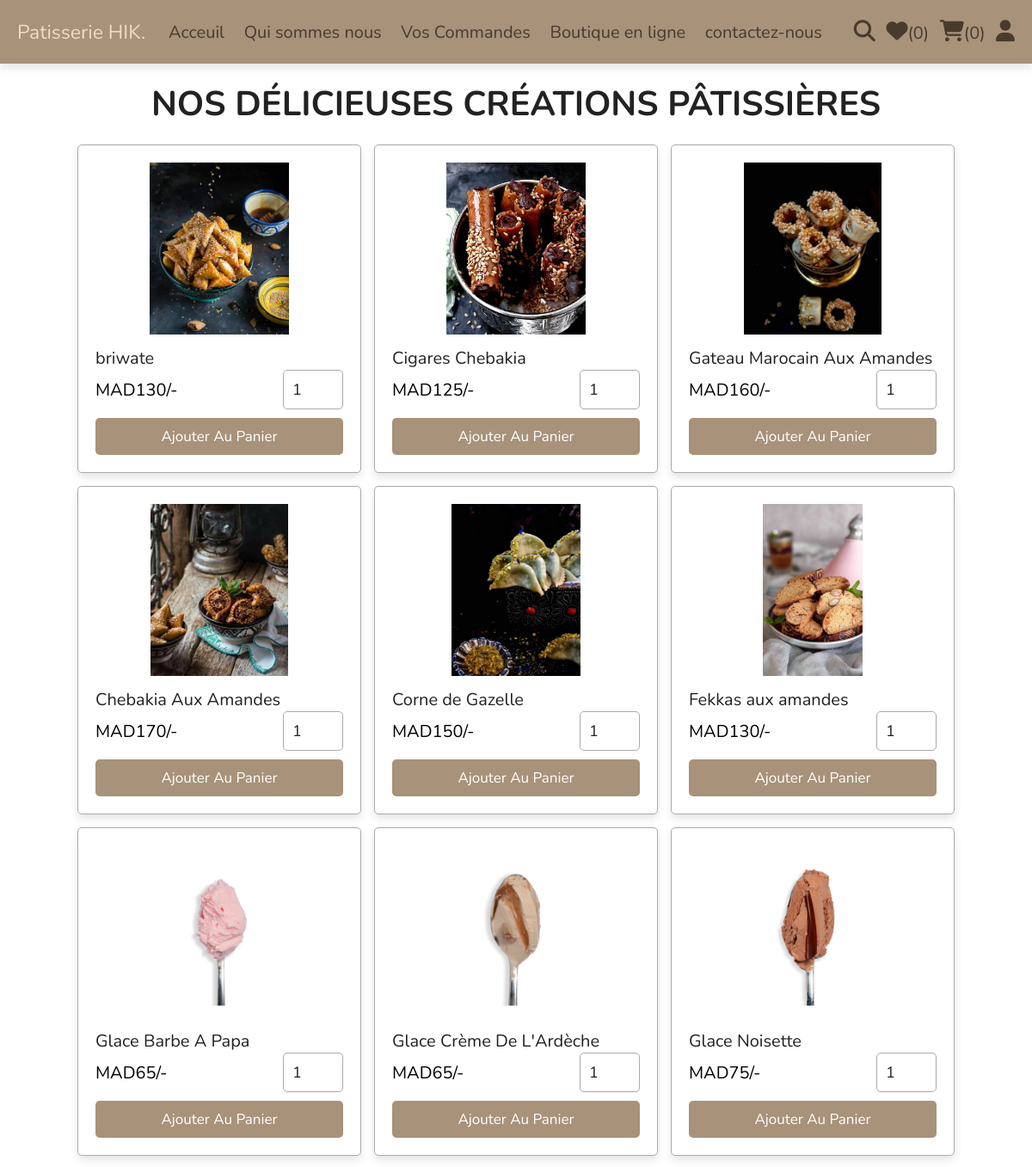
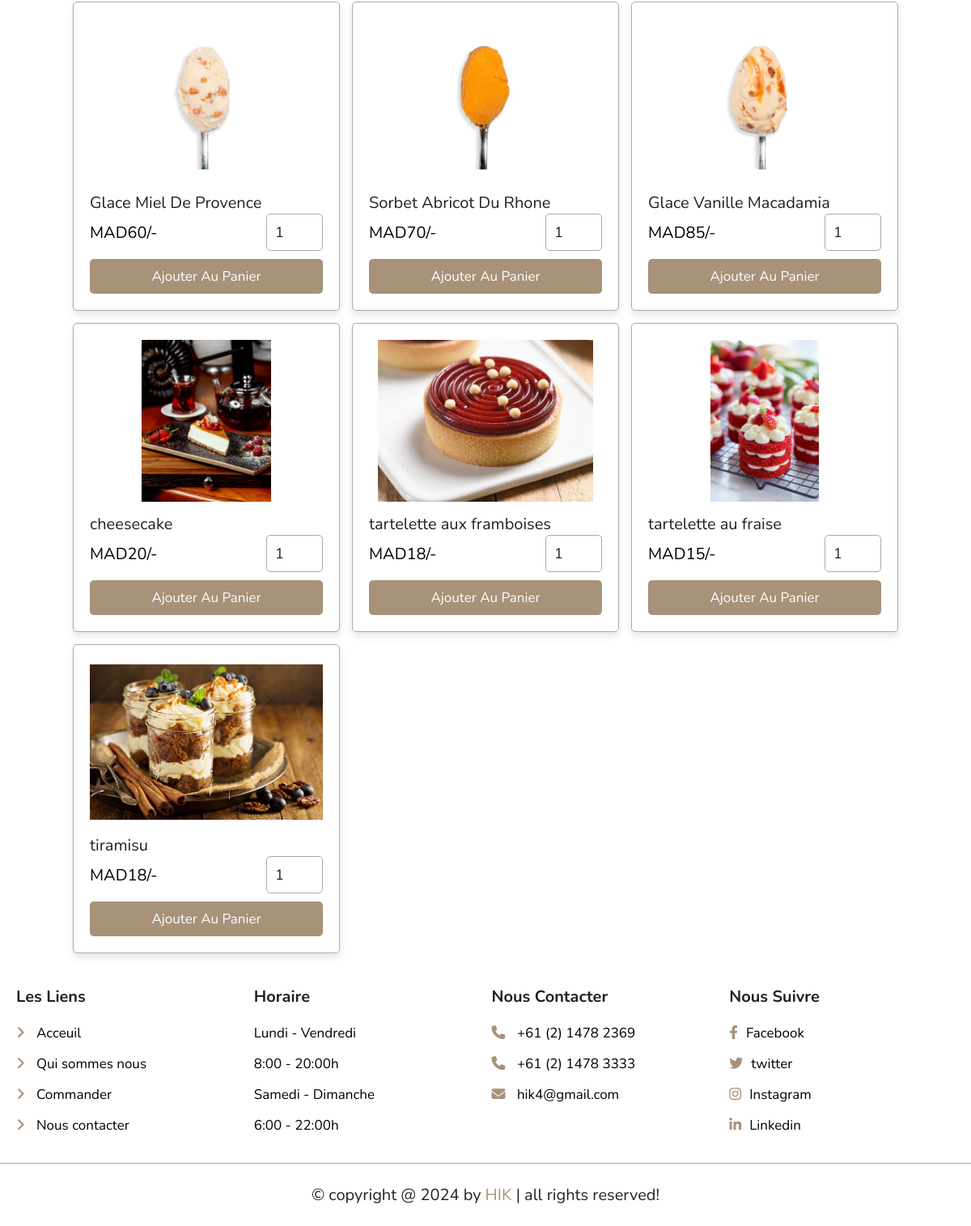
The page /shop.php on the database its author committed (2 pictures, top to bottom).
### tables this page shows
CREATE TABLE IF NOT EXISTS `products` (
  `id` int(100) NOT NULL AUTO_INCREMENT,
  `name` varchar(100) NOT NULL,
  `details` varchar(500) NOT NULL,
  `price` int(10) NOT NULL,
  `image_01` varchar(100) NOT NULL,
  `image_02` varchar(100) NOT NULL,
  `image_03` varchar(100) NOT NULL,
  PRIMARY KEY (`id`)
);

### shop.php (the view, shortened to what this page needs)
<?php
include 'components/connect.php';
?>
<!DOCTYPE html>
<html lang="en">
<head>
   <link rel="stylesheet" href="https://cdnjs.cloudflare.com/ajax/libs/font-awesome/6.1.1/css/all.min.css">
   <link rel="stylesheet" href="css/style.css">
</head>
<body>
<?php include 'components/user_header.php'; ?>
<section class="products">
   <h1 class="heading">Nos Délicieuses Créations Pâtissières</h1>
   <div class="box-container">
   <?php
     $select_products = $conn->prepare("SELECT * FROM `products`");
     $select_products->execute();
     if($select_products->rowCount() > 0){
      while($fetch_product = $select_products->fetch(PDO::FETCH_ASSOC)){
   ?>
   <form action="" method="post" class="box">
      <img src="uploaded_img/<?= $fetch_product['image_01']; ?>" alt="">
      <div class="name"><?= $fetch_product['name']; ?></div>
      <div class="flex">
         <div class="price"><span>MAD</span><?= $fetch_product['price']; ?><span>/-</span></div>
         <input type="number" name="qty" class="qty" min="1" max="99" onkeypress="if(this.value.length == 2) return false;" value="1">
      </div>
      <input type="submit" value="ajouter au panier" class="btn" name="add_to_cart">
   </form>
   <?php
      }
   }else{
      echo '<p class="empty">aucun produit trouvé!</p>';
   }
   ?>
   </div>
</section>
<?php include 'components/footer.php'; ?>
</body>
</html>

### components/user_header.php (shortened to what this page needs)
<header class="header">
   <section class="flex">
      <a href="home.php" class="logo"><span>Patisserie HIK.</span></a>
      <nav class="navbar">
         <a href="home.php">Acceuil</a>
         <a href="about.php">Qui sommes nous</a>
         <a href="orders.php">Vos Commandes</a>
         <a href="shop.php">Boutique en ligne</a>
         <a href="contact.php">contactez-nous</a>
      </nav>
      <div class="icons">
         <?php
            $count_wishlist_items = $conn->prepare("SELECT * FROM `wishlist` WHERE user_id = ?");
            $count_wishlist_items->execute([$user_id]);
            $total_wishlist_counts = $count_wishlist_items->rowCount();
            $count_cart_items = $conn->prepare("SELECT * FROM `cart` WHERE user_id = ?");
            $count_cart_items->execute([$user_id]);
            $total_cart_counts = $count_cart_items->rowCount();
         ?>
         <a href="search_page.php"><i class="fas fa-search"></i></a>
         <a href="wishlist.php"><i class="fas fa-heart"></i><span>(<?= $total_wishlist_counts; ?>)</span></a>
         <a href="cart.php"><i class="fas fa-shopping-cart"></i><span>(<?= $total_cart_counts; ?>)</span></a>
         <div id="user-btn" class="fas fa-user"></div>
      </div>
   </section>
</header>

### components/footer.php
<footer class="footer">
   <section class="grid">
      <div class="box">
         <h3>Les Liens</h3>
         <a href="home.php"> <i class="fas fa-angle-right"></i> Acceuil</a>
         <a href="about.php"> <i class="fas fa-angle-right"></i> Qui sommes nous</a>
         <a href="shop.php"> <i class="fas fa-angle-right"></i> Commander</a>
         <a href="contact.php"> <i class="fas fa-angle-right"></i> Nous contacter</a>
      </div>
      <div class="box">
            <h3 class="h4-f">Horaire</h3>
            <p class="horaire">Lundi - Vendredi</p>
            <p class="horaire">8:00 - 20:00h</p>
            <p class="horaire">Samedi - Dimanche</p>
            <p class="horaire">6:00 - 22:00h</p>
      </div>
      <div class="box">
         <h3>Nous contacter</h3>
         <a href="tel:061478 2369"><i class="fas fa-phone"></i> +61 (2) 1478 2369</a>
         <a href="tel:061478 3333"><i class="fas fa-phone"></i> +61 (2) 1478 3333</a>
         <a href="mailto:shaikh@gmail.com"><i class="fas fa-envelope"></i> hik4@gmail.com</a>
      </div>
      <div class="box">
         <h3>Nous suivre</h3>
         <a href="#"><i class="fab fa-facebook-f"></i>Facebook</a>
         <a href="#"><i class="fab fa-twitter"></i>twitter</a>
         <a href="#"><i class="fab fa-instagram"></i>Instagram</a>
         <a href="#"><i class="fab fa-linkedin-in"></i>Linkedin</a>
      </div>
   </section>
   <div class="credit">&copy; copyright @ <?= date('Y'); ?> by <span>HIK</span> | all rights reserved!</div>
</footer>

### css/style.css (style rules this page uses)
:root { --main-color: #a8927a; --primary-color: #eff1f3; --bg-color: #f1dcc2; --hover: #483b2d; --black:#222; --white:#fff; --border:.1rem solid #aaa; --box-shadow:0 .5rem 1rem rgba(0,0,0,.1); }
* { font-family: 'Nunito', sans-serif; margin:0; padding:0; box-sizing: border-box; outline: none; border:none; text-decoration: none; }
html { font-size: 62.5%; overflow-x: hidden; }
body { background-color: var(--light-bg); }
section { padding:2rem; max-width: 1200px; margin:0 auto; }
.heading { font-size: 4rem; color:var(--black); margin-bottom: 2rem; text-align: center; text-transform: uppercase; }
.btn, .delete-btn, .option-btn { display: block; width: 100%; margin-top: 1rem; border-radius: .5rem; padding:1rem 3rem; font-size: 1.7rem; text-transform: capitalize; color:var(--white); cursor: pointer; text-align: center; }
.btn { background-color: var(--main-color); }
.header { position: sticky; top:0; left:0; right:0; background-color: var(--main-color); box-shadow: var(--box-shadow); z-index: 1000; }
.header .flex { display: flex; align-items: center; justify-content: space-between; position: relative; }
.header .flex .logo { font-size: 23px; color:var(--black); margin-bottom: 0px; margin-right: 0cap; }
.header .flex .logo span { color:var(--bg-color); }
.header .flex .navbar a { margin:0 1rem; font-size: 2rem; color:var(--hover); }
.header .flex .icons > * { margin-left: 1rem; font-size: 2.5rem; cursor: pointer; color:var(--hover); }
.header .flex .icons a span { font-size: 2rem; }
.products .box-container { display: grid; grid-template-columns: repeat(auto-fit, 33rem); gap:1.5rem; justify-content: center; align-items: flex-start; }
.products .box-container .box { position: relative; background-color: var(--white); box-shadow: var(--box-shadow); border-radius: .5rem; border:var(--border); padding:2rem; overflow: hidden; }
.products .box-container .box img { height: 20rem; width: 100%; object-fit: contain; margin-bottom: 1rem; }
.products .box-container .box .name { font-size: 2rem; color:var(--black); }
.products .box-container .box .flex { display: flex; align-items: center; gap:1rem; }
.products .box-container .box .flex .qty { width: 7rem; padding:1rem; border:var(--border); font-size: 1.8rem; color:var(--black); border-radius: .5rem; }
.products .box-container .box .flex .price { font-size: 2rem; color:var(--red); margin-right: auto; }
.footer { background-color: var(--white); }
.footer .grid { display: grid; grid-template-columns: repeat(auto-fit, minmax(27rem, 1fr)); gap:1.5rem; align-items: flex-start; }
.footer .grid .box h3 { font-size: 2rem; color:var(--black); margin-bottom: 2rem; text-transform: capitalize; }
.footer .grid .box p { margin:1.5rem 0; font-size:1.7rem; color:var(--light-color); }
.footer .grid .box a { display: block; margin:1.5rem 0; font-size: 1.7rem; color:var(--light-color); }
.footer .grid .box a i { padding-right: 1rem; color:var(--main-color); transition: .2s linear; }
.footer .credit { text-align: center; padding: 2.5rem 2rem; border-top: var(--border); font-size: 2rem; color:var(--black); }
.footer .credit span { color:var(--main-color); }

### rows shown on the page
products: image_01 (picture), name "briwate", price "130"
products: image_01 (picture), name "Cigares Chebakia", price "125"
products: image_01 (picture), name "Gateau Marocain Aux Amandes", price "160"
products: image_01 (picture), name "Chebakia Aux Amandes", price "170"
products: image_01 (picture), name "Corne de Gazelle", price "150"
products: image_01 (picture), name "Fekkas aux amandes", price "130"
products: image_01 (picture), name "Glace Barbe A Papa", price "65"
products: image_01 (picture), name "Glace Crème De L'Ardèche", price "65"
products: image_01 (picture), name "Glace Noisette", price "75"
products: image_01 (picture), name "Glace Miel De Provence", price "60"
products: image_01 (picture), name "Sorbet Abricot Du Rhone", price "70"
products: image_01 (picture), name "Glace Vanille Macadamia", price "85"
products: image_01 (picture), name "cheesecake", price "20"
products: image_01 (picture), name "tartelette aux framboises", price "18"
products: image_01 (picture), name "tartelette au fraise", price "15"
products: image_01 (picture), name "tiramisu", price "18"

### other values the page prints
$total_wishlist_counts "0"
$total_cart_counts "0"
